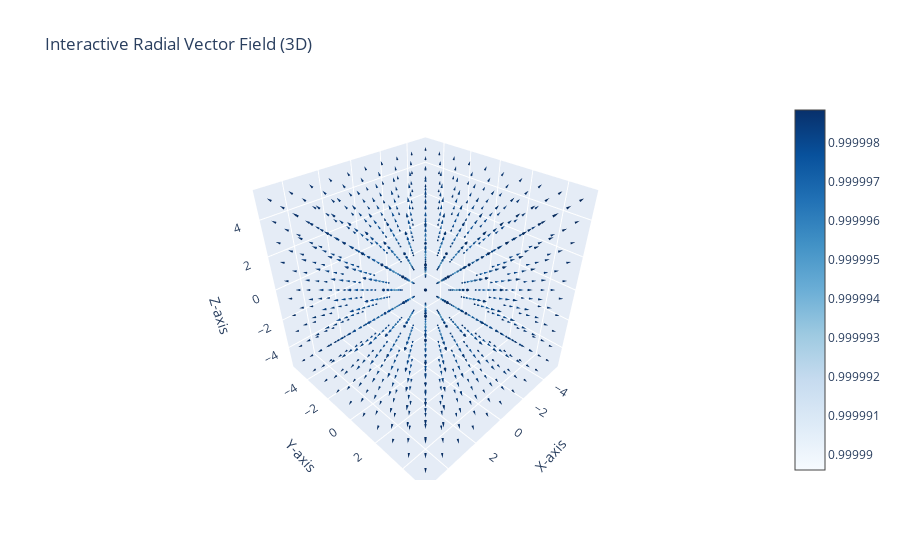

Source (notebook cell):
### Code cell
# Define grid size
n = 10  # Number of points in each axis
x = np.linspace(-5, 5, n)
y = np.linspace(-5, 5, n)
z = np.linspace(-5, 5, n)

# Create a 3D meshgrid
X, Y, Z = np.meshgrid(x, y, z)

# Define the radial vector field in 3D
U = X  # X-component of the vector field
V = Y  # Y-component of the vector field
W = Z  # Z-component of the vector field

# Normalize the vector field (optional)
magnitude = np.sqrt(U**2 + V**2 + W**2)
U_normalized = U / (magnitude + 1e-5)
V_normalized = V / (magnitude + 1e-5)
W_normalized = W / (magnitude + 1e-5)

# Create 3D quiver plot
fig = go.Figure(data=go.Cone(
    x=X.flatten(),
    y=Y.flatten(),
    z=Z.flatten(),
    u=U_normalized.flatten(),
    v=V_normalized.flatten(),
    w=W_normalized.flatten(),
    colorscale='Blues',
    sizemode="absolute",
    sizeref=0.2,  # Scaling factor
    showscale=True))

# Customize layout
fig.update_layout(
    scene=dict(
        xaxis_title='X-axis',
        yaxis_title='Y-axis',
        zaxis_title='Z-axis'
    ),
    title="Interactive Radial Vector Field (3D)"
)

# Show interactive plot
fig.show()

### Figure 1 — Plotly figure (JSON) as saved in the notebook; plotly's stock layout.template omitted (floating-point values rounded to 4 significant figures; data arrays with more than 128 entries replaced by an {"elided": "..."} marker saying what was removed)
{"data": [{"colorscale": [[0, "rgb(247,251,255)"], [0.125, "rgb(222,235,247)"], [0.25, "rgb(198,219,239)"], [0.375, "rgb(158,202,225)"], [0.5, "rgb(107,174,214)"], [0.625, "rgb(66,146,198)"], [0.75, "rgb(33,113,181)"], [0.875, "rgb(8,81,156)"], [1, "rgb(8,48,107)"]], "showscale": true, "sizemode": "absolute", "sizeref": 0.2, "type": "cone", "u": {"elided": "1000 float values"}, "v": {"elided": "1000 float values"}, "w": {"elided": "1000 float values"}, "x": {"elided": "1000 float values"}, "y": {"elided": "1000 float values"}, "z": {"elided": "1000 float values"}}], "layout": {"scene": {"xaxis": {"title": {"text": "X-axis"}}, "yaxis": {"title": {"text": "Y-axis"}}, "zaxis": {"title": {"text": "Z-axis"}}}, "title": {"text": "Interactive Radial Vector Field (3D)"}}}
